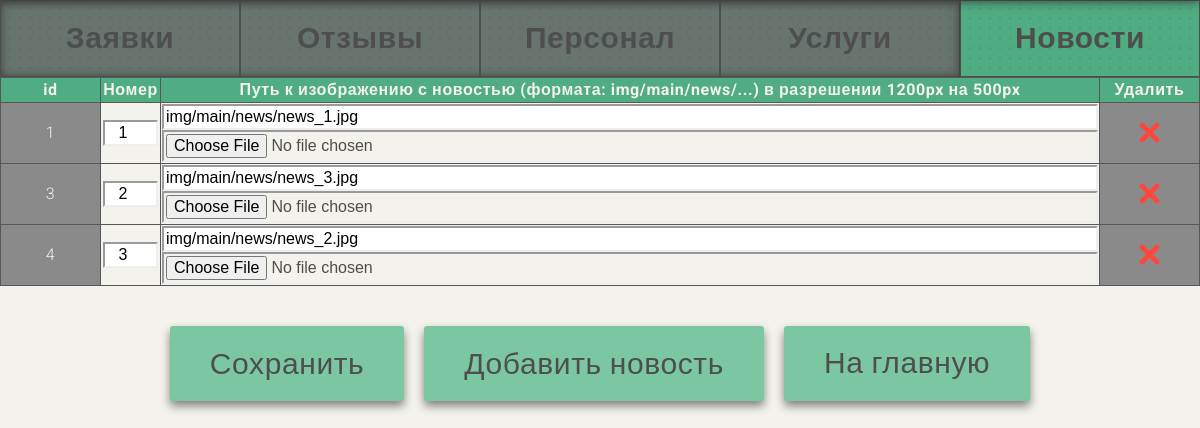
Page /news.php on the committed database.
### tables this page shows
CREATE TABLE `news` (
  `id` int(11) NOT NULL COMMENT 'id',
  `image` varchar(999) DEFAULT NULL COMMENT 'Новость',
  `numeration` int(10) DEFAULT NULL COMMENT 'Порядковый номер новости на сайте'
);

### news.php (the view, shortened to what this page needs)
<!DOCTYPE html>
<html lang="ru">
<head>
	<link rel="stylesheet" href="css/style.css">
	<link rel="stylesheet" href="css/admin.css">
</head>
<body>
<header class="container_header_news">
    <h2 class="header_registraion h2_header"><a href="registrations.php">Заявки</a></h2>
    <h2 class="header_reviews h2_header"><a href="reviews.php">Отзывы</a> </h2>
    <h2 class="header_personnel h2_header"><a href="personnel.php">Персонал</a></h2>
    <h2 class="header_prices h2_header"><a href="services.php">Услуги</a></h2>
    <h2 class="header_news h2_header"><a href="news.php">Новости</a></h2>
</header>
<main>
<?php
    $dbc = mysqli_connect(DB_HOST, DB_USER, DB_PASSWORD, DB_NAME);
  $query = "SELECT * FROM `news` ORDER BY 'numeration' ASC";
?>
  <table class="table_admin table_prices">
    <tr class="row_1 row">
      <th class="col_1">id</th>
      <th class="col_2">Номер</th>
      <th class="col_3">Путь к изображению с новостью (формата: img/main/news/...) в разрешении 1200px на 500px</th>
      <th class="col_4">Удалить</th>
    </tr>
<?php
  $data = mysqli_query($dbc, $query);
  $iter_row = 2;
  while ($row = mysqli_fetch_array($data)) {
    $id = $row['id'];
    $image = $row['image'];
    $numeration = $row['numeration'];
?>
    <tr id="<?=$id?>" class="row_<?=$iter_row?> row">
      <td class="col_1"><?=$id?></td>
      <td class="col_2 numeration">
        <input type="number" name="news[<?=$id?>][numeration]" value="<?=$numeration?>" form="form_admin" min="0" max="999" maxlenght="3">
      </td>
      <td class="col_3 image">
        <input type="text" name="news[<?=$id?>][image]" value="<?=$image?>" form="form_admin" maxlength="500" required>
        <input type="file" name="image_file[<?=$id?>]" accept="image/*" form="form_admin">
      </td>
      <td class="col_4 remove">
        <label for="remove_db_<?=$id?>"><img src="img/admin/krestik.png" alt=""></label>
      </td>
    </tr>
<?php
    $iter_row ++;
  }
?>
  </table>
    <div class="container_buttons">
        <input class="back_button" type="submit" name="save_button" value="Сохранить" form="form_admin">
        <button class="add_button back_button">Добавить новость</button>
        <a class="back_button" href="index.php">На главную</a>
    </div>
</main>
</body>
</html>

### css/style.css (style rules this page uses)
* { -webkit-box-sizing: border-box; -moz-box-sizing: border-box; box-sizing: border-box; margin: 0; padding: 0; border: 0; outline: none; vertical-align: baseline; }
a, button, label, input[type="submit"] { cursor: pointer; }
a { text-decoration: none; color: currentColor; }
table { border-collapse: collapse; border-spacing: 0; }
img { display: block; max-width: 100%; }
html { font-family: 'Roboto', sans-serif; font-weight: 300; font-size: 20px; line-height: 1.15; letter-spacing: .03rem; position: relative; -webkit-text-size-adjust: 100%; background-color: #f3f2ec; color: #4e4e4e; overflow-x: hidden; min-width: 499px; scroll-behavior: smooth; }
.back_button { font-family: 'Roboto', sans-serif; font-weight: 400; font-size: 1.5rem; padding: 1rem 2rem; color: #4e4e4e; letter-spacing: .03rem; background-color: #7bc7a1; border-radius: 3px; box-shadow: #808080 0px 5px 10px 0px; transition: box-shadow .2s, transform .2s; margin: 0 auto; }

### css/admin.css (style rules this page uses)
html { overflow-x: unset; }
header { display: flex; flex-direction: row; align-items: center; width: 100%; }
body::after { content: ''; position: absolute; top: -50px; width: 100%; height: 50px; display: block; box-shadow: #383838 0px 1px 10px; }
main { display: flex; flex-direction: column; justify-content: center; width: 100%; margin: 0 auto; }
table { font-size: .8rem; margin-bottom: 2rem; }
.container_header_registration .header_registraion, .container_header_reviews .header_reviews, .container_header_personnel .header_personnel, .container_header_prices .header_prices, .container_header_news .header_news { transition: background-color .2s, box-shadow .2s; box-shadow: #383838 0px 0px 10px; background-color: #4fad81; color: #4e4e4e; }
.container_header_registration, .container_header_reviews, .container_header_personnel, .container_header_prices, .container_header_news { background-color: #68756e; box-shadow: inset #383838 0px 0px 10px 0px; }
.h2_header { width: 100%; border: 1px solid #4e4e4e; background-image: radial-gradient( #00000017 20%, transparent 0); background-size: 10px 10px; background-position: center; }
.h2_header a { padding: 1rem; display: block; width: 100%; text-align: center; }
.table_admin td, .table_admin th { padding: .05rem; border: 1px; border-style: solid; border-color: #575757; vertical-align: middle; text-align: center; }
.col_1 { width: 5rem; color: #f3f2ec; background-color: #8a8a8a; }
.table_admin th { padding: .15rem; color: #f3f2ec; background-color: #4fad81; }
.col_1, .col_2:not(.date_order) { padding: .1rem; }
.table_admin select, .table_admin input:not(.remove_db) { border: .1rem inset; padding: .1rem; font-size: .8rem; width: 100%; }
.remove { width: 5rem; position: relative; background-color: #8a8a8a; padding: 0; }
.remove label img { width: 1.15rem; height: auto; margin: 0 auto; transition: .5s; }
.container_buttons { display: flex; flex-direction: row; width: max-content; margin: 0 auto; }
.back_button { margin: 0 .5rem; }
.numeration { width: 3rem; }
.numeration input { text-align: center; }

### rows in the picture
news: id "1", id+numeration "1", image "img/main/news/news_1.jpg"
news: id "3", numeration "2", image "img/main/news/news_3.jpg"
news: id "4", numeration "3", image "img/main/news/news_2.jpg"
